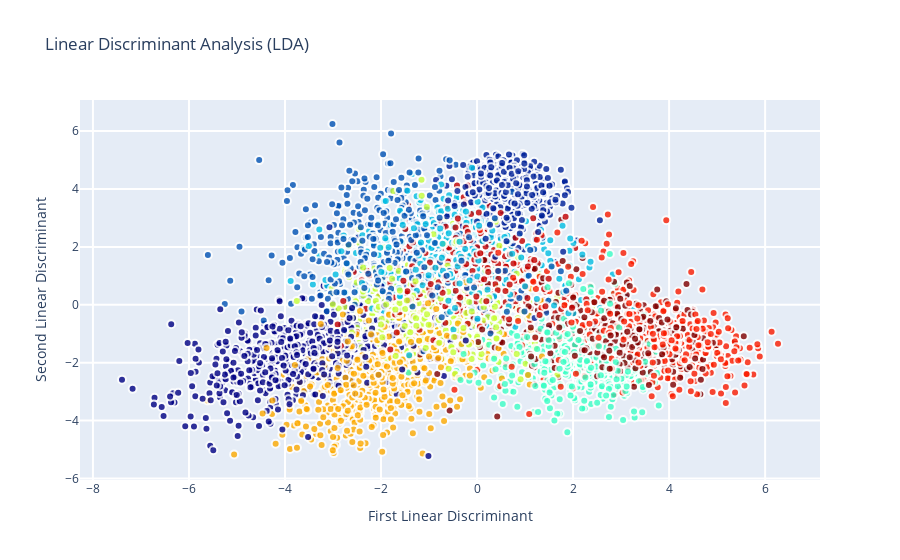

Write notebook code for a chart like this one.
### Markdown cell above
visualisations of LDA representation

### Code cell
8# Using the Plotly library again
traceLDA = go.Scatter(
    x = X_LDA_2D[:,0],
    y = X_LDA_2D[:,1],
   #  name = Target,
   # hoveron = Target,
    mode = 'markers',
    text = Target,
    showlegend = True,
    marker = dict(
        size = 8,
        color = Target,
        colorscale ='Jet',
        showscale = False,
        line = dict(
            width = 2,
            color = 'rgb(255, 255, 255)'
        ),
        opacity = 0.8
    )
)
data = [traceLDA]

layout = go.Layout(
    title= 'Linear Discriminant Analysis (LDA)',
    hovermode= 'closest',
    xaxis= dict(
         title= 'First Linear Discriminant',
        ticklen= 5,
        zeroline= False,
        gridwidth= 2,
    ),
    yaxis=dict(
        title= 'Second Linear Discriminant',
        ticklen= 5,
        gridwidth= 2,
    ),
    showlegend= False
)

fig = dict(data=data, layout=layout)
py.iplot(fig, filename='styled-scatter')

### Figure 1 — Plotly figure (JSON) as saved in the notebook; plotly's stock layout.template omitted (floating-point values rounded to 4 significant figures; data arrays with more than 128 entries replaced by an {"elided": "..."} marker saying what was removed)
{"data": [{"showlegend": true, "text": {"elided": "6000 int values"}, "y": {"elided": "6000 float values"}, "mode": "markers", "marker": {"opacity": 0.8, "colorscale": [[0, "rgb(0,0,131)"], [0.2, "rgb(0,60,170)"], [0.4, "rgb(5,255,255)"], [0.6, "rgb(255,255,0)"], [0.8, "rgb(250,0,0)"], [1, "rgb(128,0,0)"]], "color": {"elided": "6000 int values"}, "showscale": false, "line": {"color": "rgb(255, 255, 255)", "width": 2}, "size": 8}, "x": {"elided": "6000 float values"}, "type": "scatter"}], "layout": {"showlegend": false, "yaxis": {"ticklen": 5, "gridwidth": 2, "title": {"text": "Second Linear Discriminant"}}, "title": {"text": "Linear Discriminant Analysis (LDA)"}, "xaxis": {"zeroline": false, "ticklen": 5, "gridwidth": 2, "title": {"text": "First Linear Discriminant"}}, "hovermode": "closest"}}
